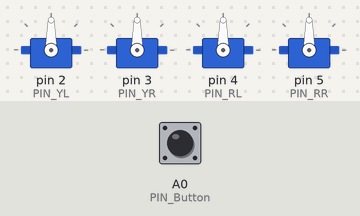
Bench run of a sketch on a simulated Arduino Nano, built with avr-gcc and run on an emulated ATmega328P. Shown: 4 × servo. The inputs (shaded band) are chosen by the test bench; at power-on: A0 (PIN_Button) LOW.

Above: at 1.3 s.
1.4 s: A0 (PIN_Button) pulled HIGH for 0.15 s
At 1.72 s:
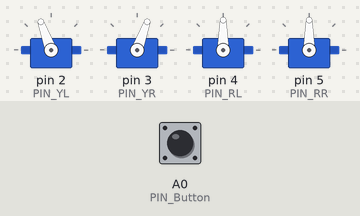
At 2.31 s:
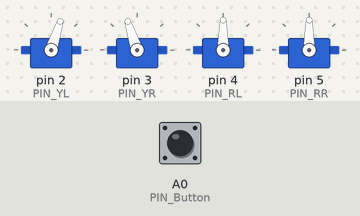
Timing chart, 0 to 4.4 s (numbered marks = the images above; inputs shaded):
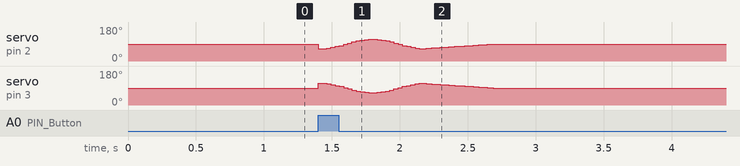

The sketch:

touch-interaction.ino
```cpp
#include <Otto9.h>
Otto9 Otto;

volatile bool buttonPushed = false;

#define PIN_Button A0
#define PIN_YL 2 // left leg, servo[0]
#define PIN_YR 3 // right leg, servo[1]
#define PIN_RL 4 // left foot, servo[2]
#define PIN_RR 5 // right foot, servo[3]
#define PIN_Trigger 8 // ultrasound
#define PIN_Echo 9 // ultrasound
#define PIN_Buzzer  13 //buzzer

void setup() {
  Otto.init(PIN_YL, PIN_YR, PIN_RL, PIN_RR, true, A6, PIN_Buzzer, PIN_Trigger, PIN_Echo);
}

void loop() {
  if (digitalRead(PIN_Button)) {
    Otto.jitter(1, 750, 40);
  }
  Otto.home();

}
```
